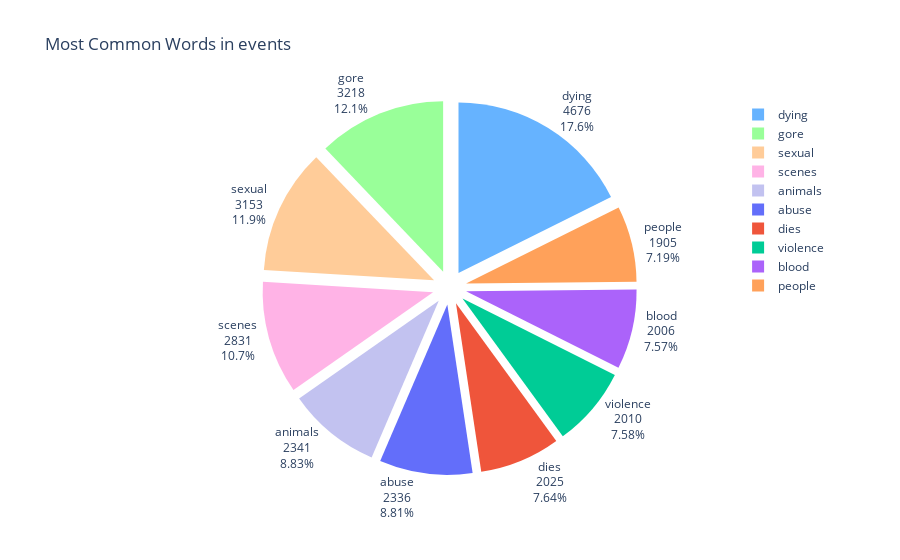

Notebook code for this chart:
### Code cell
import pandas as pd
import plotly.graph_objects as go
from collections import Counter
import re
from nltk.tokenize import word_tokenize
from nltk.corpus import stopwords

# Function to preprocess the text
def preprocess_text(text):
    text = text.lower()
    text = re.sub(r'[^a-z\s]', '', text)  # Remove non-alphabet characters
    tokens = word_tokenize(text)  # Tokenize text
    stop_words = set(stopwords.words('english'))  # Remove stopwords
    tokens = [word for word in tokens if word not in stop_words]
    return tokens

# Function to analyze the most common words and plot a pie chart
def analyze_most_common_words(df, text_column, top_n=50):
    processed_column = f"processed_{text_column}"
    
    # Preprocess the text column
    df[processed_column] = df[text_column].apply(preprocess_text)  # Assumes preprocess_text is defined
    
    # Flatten all tokens into a single list
    all_tokens = [word for tokens in df[processed_column] for word in tokens]
    total_word_count = len(all_tokens)
    
    # Count the most common words
    word_freq = Counter(all_tokens)
    most_common_words = word_freq.most_common(top_n)
    
    # Print results
    print(f"Top {top_n} most common words in '{text_column}':\n")
    print(f"{'Word':<15}{'Count':<10}{'Percentage (%)':<10}")
    print("-" * 35)
    for word, count in most_common_words:
        percentage = (count / total_word_count) * 100
        print(f"{word:<15}{count:<10}{percentage:.2f}")
    
    # Prepare data for Plotly
    words, counts = zip(*most_common_words)
    percentages = [round((count / total_word_count) * 100, 2) for count in counts]
    
    # Create the pie chart with text outside
    fig = go.Figure(data=[go.Pie(
        labels=words,
        values=counts,
        hoverinfo='label+percent',  # Show label and percentage
        textinfo='label+value+percent',  # Show label, count, and percentage
        textposition='outside',  # Place text outside the chart
        pull=[0.1] * len(words),  # Optionally pull slices apart for better visibility
        marker=dict(colors=['#66b3ff', '#99ff99', '#ffcc99', '#ffb3e6', '#c2c2f0'])  # Optional color scheme
    )])

    # Update layout
    fig.update_layout(
        title=f'Most Common Words in Events',  # Title of the chart
        showlegend=True  # Optional: Shows the legend
    )

    # Show the figure
    fig.show()
    
    return most_common_words

# Example usage
# cleaned_films is your DataFrame and 'events' is the column containing text data
analyze_most_common_words(cleaned_films, text_column='events', top_n=10)

### Figure 1 — Plotly figure (JSON) as saved in the notebook; plotly's stock layout.template omitted (floating-point values rounded to 4 significant figures)
{"data": [{"hoverinfo": "label+percent", "labels": ["dying", "gore", "sexual", "scenes", "animals", "abuse", "dies", "violence", "blood", "people"], "marker": {"colors": ["#66b3ff", "#99ff99", "#ffcc99", "#ffb3e6", "#c2c2f0"]}, "pull": [0.1, 0.1, 0.1, 0.1, 0.1, 0.1, 0.1, 0.1, 0.1, 0.1], "textinfo": "label+value+percent", "textposition": "outside", "type": "pie", "values": [4676, 3218, 3153, 2831, 2341, 2336, 2025, 2010, 2006, 1905]}], "layout": {"showlegend": true, "title": {"text": "Most Common Words in events"}}}
